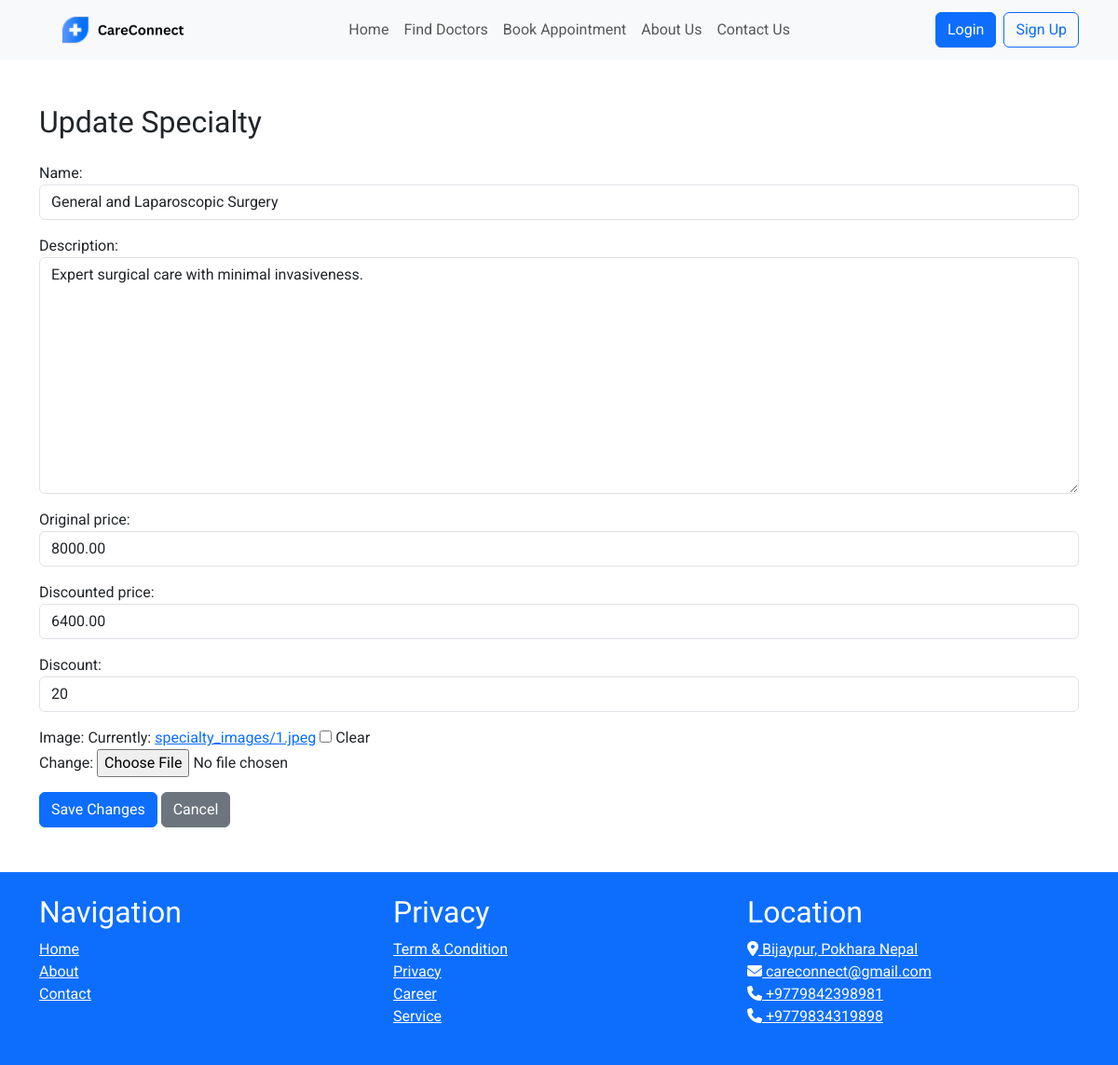
The app's page /specialty/update/1/ with its own data.
### cms/models.py (models this page shows, shortened)
class StaticFile(models.Model):
    name = models.CharField(max_length=255)
    image = models.ImageField(upload_to='static_files/')

class Speciality(models.Model):
    name = models.CharField(max_length=100)
    description = models.TextField()
    original_price = models.DecimalField(max_digits=10, decimal_places=2)
    discounted_price = models.DecimalField(max_digits=10, decimal_places=2)
    discount = models.PositiveIntegerField()
    image = models.ImageField(upload_to='specialty_images/', null=True, blank=True)

### cms/views.py (the view)
# urls.py: path('specialty/update/<int:specialty_id>/', views.update_specialty, name='update_specialty'),
def update_specialty(request, specialty_id):
    specialty = get_object_or_404(Speciality, id=specialty_id)
    if request.method == 'POST':
        form = SpecialityForm(request.POST, request.FILES, instance=specialty)
        if form.is_valid():
            form.save()
            messages.success(request, 'Specialty updated successfully.')
            return redirect('specialty_list')
    else:
        form = SpecialityForm(instance=specialty)
    return render(request, 'cms/update_specialty.html', {'form': form, 'specialty': specialty})

### cms/forms.py
class SpecialityForm(forms.ModelForm):
    class Meta:
        model = Speciality
        fields = ['name', 'description', 'original_price', 'discounted_price', 'discount', 'image']
        widgets = {
            'name': forms.TextInput(attrs={'class': 'form-control', 'placeholder': 'Enter name'}),
            'description': forms.Textarea(attrs={'class': 'form-control', 'placeholder': 'Enter description'}),
            'original_price': forms.NumberInput(attrs={'class': 'form-control', 'placeholder': 'Enter original price'}),
            'discounted_price': forms.NumberInput(attrs={'class': 'form-control', 'placeholder': 'Enter discounted price'}),
            'discount': forms.NumberInput(attrs={'class': 'form-control', 'placeholder': 'Enter discount'}),
            'image': forms.ClearableFileInput(attrs={'class': 'form-control-file'}),
        }

### cms/context_processors.py (called while the page is built)
def logo_processor(request):
    logo = StaticFile.objects.filter(name='logo').first()
    return {
        'logo': logo,
    }

### templates/cms/update_specialty.html (shortened to what this page needs)
{% extends 'cms/base.html' %}
{% block content %}
<div class="container my-5">
    <h2 class="mb-4">Update Specialty</h2>
    <form method="post" enctype="multipart/form-data">
        {{ form.as_p }}
        <button type="submit" class="btn btn-primary">Save Changes</button>
        <a href="{% url 'specialty_list' %}" class="btn btn-secondary">Cancel</a>
    </form>
</div>
{% endblock %}

### templates/cms/base.html (shortened to what this page needs)
<!DOCTYPE html>
<html lang="en">
<head>
    {% load static %}
    <link href="https://cdn.jsdelivr.net/npm/bootstrap@5.3.3/dist/css/bootstrap.min.css" rel="stylesheet"
>
    <link href="{% static 'css/style.css' %}" rel="stylesheet">
</head>
<body class="d-flex flex-column min-vh-100">
    <header class="header_section sticky-top">
        <nav class="navbar navbar-expand-lg navbar-light bg-light">
            <div class="container">
                <a class="navbar-brand" href="/">
                    {% if logo %}
                    <img src="{{ logo.image.url }}" alt="केयरकनेक्ट" style="height: 38px;">
                    {% endif %}
                </a>
                <div class="offcanvas offcanvas-end" tabindex="-1" id="offcanvasNavbar"
                    aria-labelledby="offcanvasNavbarLabel">
                    <div class="offcanvas-body">
                        <ul class="navbar-nav mx-auto mt-2 mt-lg-0">
                            {% if user.is_authenticated %}
                            {% if request.user.is_staff %}
                            <li class="nav-item">
                                <a class="nav-link" href="{% url 'home' %}">Dashboard</a>
                            </li>
                            <li class="nav-item">
                                <div class="dropdown">
                                    <a class="nav-link dropdown-toggle" type="button" id="appointmentDropdown"
                                        data-bs-toggle="dropdown" aria-expanded="false">Appointments</a>
                                    <ul class="dropdown-menu" aria-labelledby="appointmentDropdown">
                                        <li><a class="dropdown-item" href="{% url 'appointment:appointment_list' %}">View
                                                Appointments</a></li>
                                        <li><a class="dropdown-item" href="{% url 'appointment:add_appointment' %}">Add
                                                Appointment</a>
                                        </li>
                                    </ul>
                                </div>
                            </li>
                            <li class="nav-item">
                                <div class="dropdown">
                                    <a class="nav-link dropdown-toggle" type="button" id="doctorDropdown"
                                        data-bs-toggle="dropdown" aria-expanded="false">Doctors</a>
                                    <ul class="dropdown-menu" aria-labelledby="doctorDropdown">
                                        <li><a class="dropdown-item" href="{% url 'doctor_list' %}">Doctor List</a></li>
                                        <li><a class="dropdown-item" href="{% url 'add_doctor' %}">Add Doctor</a></li>
                                    </ul>
                                </div>
                            </li>
                            <li class="nav-item">
                                <div class="dropdown">
                                    <a class="nav-link dropdown-toggle" type="button" id="patientDropdown"
                                        data-bs-toggle="dropdown" aria-expanded="false">Patients</a>
                                    <ul class="dropdown-menu" aria-labelledby="patientDropdown">
                                        <li><a class="dropdown-item" href="{% url 'patient_list' %}">Patient List</a>
                                        </li>
                                        <li><a class="dropdown-item" href="{% url 'add_patient' %}">Add Patient</a></li>
                                    </ul>
                                </div>
                            </li>
                            <li class="nav-item">
                                <div class="dropdown">
                                    <a class="nav-link dropdown-toggle" type="button" id="specialtyDropdown"
                                        data-bs-toggle="dropdown" aria-expanded="false">Specialty</a>
                                    <ul class="dropdown-menu" aria-labelledby="specialtyDropdown">
                                        <li><a class="dropdown-item" href="{% url 'specialty_list' %}">Specialty
                                                List</a>
                                        </li>
                                        <li><a class="dropdown-item" href="{% url 'add_specialty' %}">Add Specialty</a>
                                        </li>
                                    </ul>
                                </div>
                            </li>
                            {% else %}
                            <li class="nav-item">
                                <a class="nav-link" href="{% url 'index' %}">Home</a>
                            </li>
                            <li class="nav-item">
                                <a class="nav-link" href="{% url 'find_doctors' %}">Find Doctors</a>
                            </li>
                            {% if request.user.is_authenticated %}
                            {% with request.user.patient as patient %}
                            {% if patient %}
                            {% with patient.appointments.all as appointments %}
                            {% if appointments.count > 0 %}
                            <li class="nav-item">
                                <a class="nav-link" href="{% url 'appointment:book_another_appointment' %}">Book Another
                                    Appointment</a>
                            </li>
                            {% else %}
                            <li class="nav-item">
                                <a class="nav-link" href="{% url 'appointment:book_appointment' %}">Book Appointment</a>
                            </li>
                            {% endif %}
                            {% endwith %}
                            {% else %}
                            <li class="nav-item">
                                <a class="nav-link" href="{% url 'appointment:book_appointment' %}">Book Appointment</a>
                            </li>
                            {% endif %}
                            {% endwith %}
                            {% else %}
                            <li class="nav-item">
                                <a class="nav-link" href="{% url 'login' %}">Login to Book Appointment</a>
                            </li>
                            {% endif %}
                            <li class="nav-item">
                                <a class="nav-link" href="{% url 'about_us' %}">About Us</a>
                            </li>
                            <li class="nav-item">
                                <a class="nav-link" href="{% url 'contact_us' %}">Contact Us</a>
                            </li>
                            {% endif %}
                            {% else %}
                            <li class="nav-item">
                                <a class="nav-link" href="{% url 'index' %}">Home</a>
                            </li>
                            <li class="nav-item">
                                <a class="nav-link" href="{% url 'find_doctors' %}">Find Doctors</a>
                            </li>
                            <li class="nav-item">
                                <a class="nav-link" href="{% url 'login' %}">
                                    <span class="nav-link-text"
                                        onclick="alert('Please login or register to book an appointment.')">Book
                                        Appointment</span>
                                </a>
                            </li>
                            <li class="nav-item">
                                <a class="nav-link" href="{% url 'about_us' %}">About Us</a>
                            </li>
                            <li class="nav-item">
                                <a class="nav-link" href="{% url 'contact_us' %}">Contact Us</a>
                            </li>
                            {% endif %}
                        </ul>
                        <div class="ml-auto d-flex align-items-center">
                            {% if user.is_authenticated %}
                            <a href="{% url 'profile' %}" class="btn btn-outline-success rounded-pill mx-2">Profile</a>
                            {% if user.is_staff %}
                            <form method="POST" action="{% url 'logout_admin' %}" class="mb-0">
                                {% csrf_token %}
                                <button type="submit" class="btn btn-primary my-2 my-sm-0 mr-2">Logout</button>
                            </form>
                            {% else %}
                            <form method="POST" action="{% url 'logout_user' %}" class="mb-0">
                                {% csrf_token %}
                                <button type="submit" class="btn btn-primary my-2 my-sm-0 mr-2">Logout</button>
                            </form>
                            {% endif %}
                            {% else %}
                            <form method="POST" action="{% url 'login' %}" class="mb-0">
                                <button type="submit" class="btn btn-primary my-2 my-sm-0 mx-2">Login</button>
                            </form>
                            <a href="{% url 'register' %}" class="btn btn-outline-primary my-2 my-sm-0">Sign Up</a>
                            {% endif %}
                        </div>
                    </div>
                </div>
            </div>
        </nav>
    </header>
    <main class="main flex-grow-1">
        {% block content %}
        {% endblock %}
    </main>
    <footer class="bg-primary text-white py-4">
        <div class="container">
            <div class="row">
                <div class="col-md-4">
                    <div class="sitemap">
                        <h2>Navigation</h2>
                        <ul class="list-unstyled">
                            <li><a href="{% url 'home'%}" class="text-white">Home</a></li>
                            <li><a href="{% url 'about_us'%}" class="text-white">About</a></li>
                            <li><a href="{% url 'contact_us'%}" onclick="" class="text-white">Contact</a></li>
                        </ul>
                    </div>
                </div>
                <div class="col-md-4">
                    <div class="privacy">
                        <h2>Privacy</h2>
                        <ul class="list-unstyled">
                            <li><a href="#" class="text-white">Term & Condition</a></li>
                            <li><a href="#" class="text-white">Privacy</a></li>
                            <li><a href="#" class="text-white">Career</a></li>
                            <li><a href="#" class="text-white">Service</a></li>
                        </ul>
                    </div>
                </div>
                <div class="col-md-4">
                    <div class="location">
                        <h2>Location</h2>
                        <ul class="list-unstyled" id="list">
                            <li><a href="#" class="text-white"><i class="fas fa-map-marker-alt"></i> Bijaypur, Pokhara
                                    Nepal</a></li>
                            <li><a href="mailto:careconnect@gmail.com" class="text-white"><i
                                        class="fas fa-envelope"></i> careconnect@gmail.com</a>
                            </li>
                            <li><a href="tel:9842398981" class="text-white"><i class="fas fa-phone"></i>
                                    +9779842398981</a></li>
                            <li><a href="tel:9834319898" class="text-white"><i class="fas fa-phone"></i>
                                    +9779834319898</a></li>
                        </ul>
                    </div>
                </div>
            </div>
        </div>
    </footer>
</html>

### static/css/style.css (style rules this page uses)
body { font-family: 'Roboto', sans-serif; }
h1, h2, h3 { font-family: 'Varela Round', sans-serif; }

### templates/cms/base.html (style rules this page uses)
body { font-family: 'Roboto', sans-serif; display: flex; flex-direction: column; min-height: 100vh; }
.main { flex: 1; }
h1, h2, h3 { font-family: 'Varela Round', sans-serif; }

### records on screen
StaticFile: image (picture)
Speciality: name "General and Laparoscopic Surgery", description "Expert surgical care with minimal invasiveness.", original_price "8000.00", discounted_price "6400.00", discount "20"
